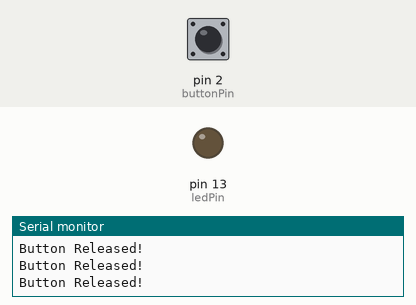
Bench run of a sketch on a simulated Arduino Uno, built with avr-gcc and run on an emulated ATmega328P. Shown: output pins drawn as LEDs (lit = HIGH), the last lines printed to the serial monitor. The inputs (shaded band) are chosen by the test bench; at power-on: pin 2 (buttonPin) HIGH.

Above: at 1.2 s.
1.3 s: pin 2 (buttonPin) pulled LOW for 0.15 s
At 1.4 s:
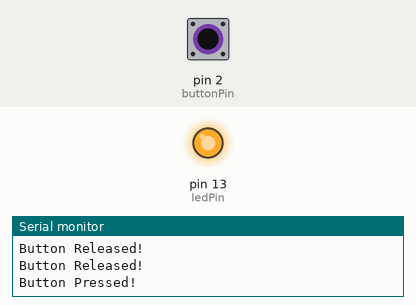
3.0 s: pin 2 (buttonPin) pulled LOW for 3.2 s
At 7.1 s:
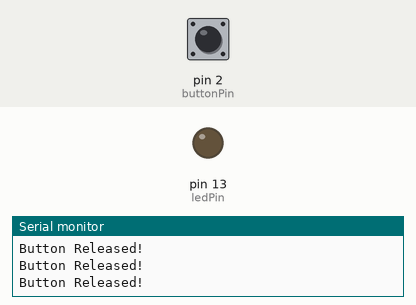
Timing chart, 0 to 8.6 s (numbered marks = the images above; inputs shaded):
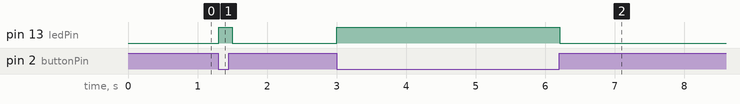

The sketch:

INPUTPULLUP.ino
```cpp
const int buttonPin = 2; // Connect the push button to digital pin 2
const int ledPin = 13;   // Optional: Use the built-in LED on pin 13

void setup() {
  // Initialize the push button pin as an input with an internal pull-up resistor
  pinMode(buttonPin, INPUT_PULLUP);
  // Set the LED pin as an output
  pinMode(ledPin, OUTPUT);

  // Start serial communication for debugging (optional)
  Serial.begin(9600);
}

void loop() {
  // Read the state of the push button
  int buttonState = digitalRead(buttonPin);

  // Check if the button is pressed
  if (buttonState == LOW) {
    // Button is pressed
    Serial.println("Button Pressed!");
    digitalWrite(ledPin, HIGH); // Turn on the LED
  } else {
    // Button is not pressed
    Serial.println("Button Released!");
    digitalWrite(ledPin, LOW); // Turn off the LED
  }

  // Short delay for stability
  delay(100);
}
```

Measured:
- after the input at 1.3 s, pin 13 (ledPin): LOW → HIGH at once, → LOW 0.20 s later
- after the input at 3.0 s, pin 13 (ledPin): LOW → HIGH at once, → LOW 3.2 s later
